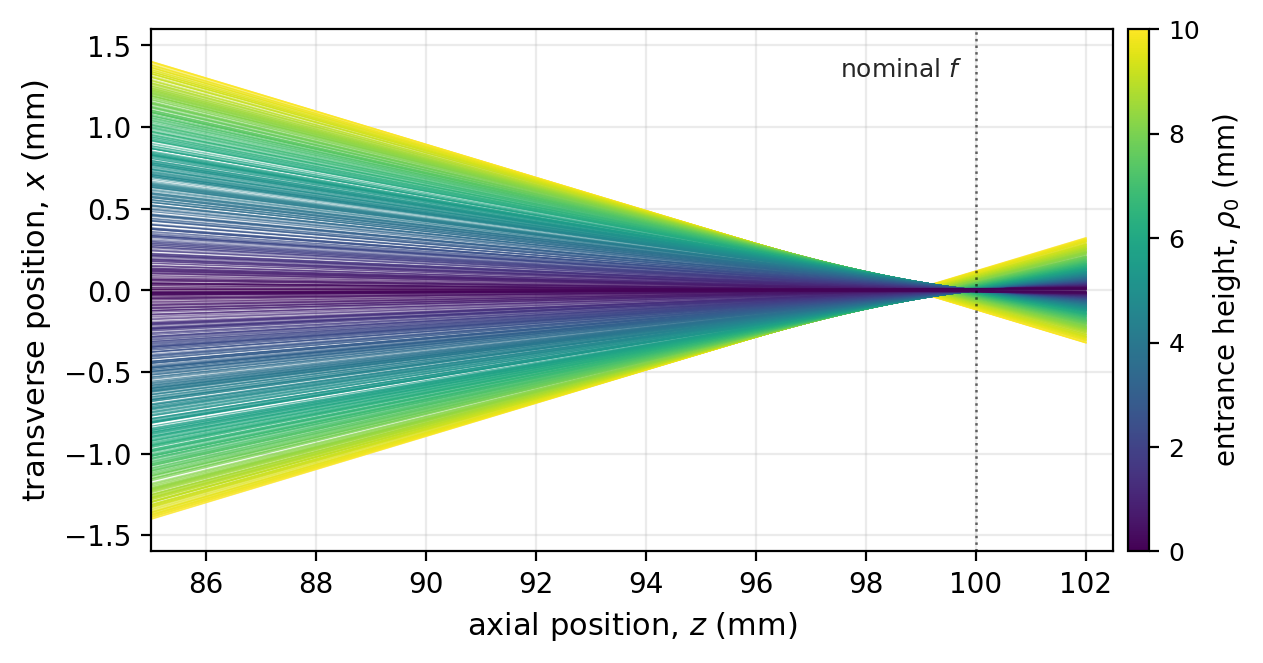

Python code for this plot:
"""Publication figure: meridional caustic of a biconvex thick lens.

Standalone counterpart to fig_paper_sa.py.  Same lens and beam, but instead of
plotting R90(z) per entrance-pupil zone we draw the continuous ray bundle in
the meridional (x, z) plane.  Rays at large entrance height rho_0 (yellow)
visibly cross the axis before rays near the axis (violet), producing the
classic "teacup" caustic that IS the signature of primary spherical aberration.

How the "continuous" rays are drawn
-----------------------------------
PyTissueOptics logs a photon's (x, y, z) only at the surfaces it crosses.  For
this non-scattering scene the chosen surfaces are thin vacuum screens at 19
axial positions.  Between any two screens the photon travels in a straight line
(no scattering, no absorption), so joining the screen crossings of a given
photon by straight line segments gives its *exact* trajectory — no
interpolation error.  Doing this for ~1200 photons drawn from a meridional
slab (|y_0| < 0.5 mm) produces the publication figure.

Why inverse-rho balancing
-------------------------
Uniform-disc illumination (DirectionalSource) puts ~36% of photons in the
outer ring [8, 10) mm and only ~4% in the paraxial ring [0, 2) mm.  To keep
inner and outer zones visually balanced we pick ~60 rays from each of 20 equal
rho_0 bins, regardless of the underlying PDF.  The final plot therefore shows
rays uniformly spread in rho_0, not in photon count.

Environment variables
---------------------
N       : number of photons launched (default 500k on GPU).
NO_3D=1 : skip interactive 3D viewers at the end.
"""
import os
import numpy as np
import matplotlib.pyplot as plt
import matplotlib.cm as mcm
import matplotlib.colors as mcolors
from pytissueoptics import (
    Cuboid, DirectionalSource, EnergyLogger, ScatteringMaterial,
    ScatteringScene, SymmetricLens, Vector, hardwareAccelerationIsAvailable,
)
from pytissueoptics.rayscattering.energyLogging import PointCloudFactory

# ---------------------------------------------------------------------------
# 1. Configuration
# ---------------------------------------------------------------------------
# 500k photons is plenty for ~1200 selected meridional rays; the rest are just
# pool we sample from.  Fixed seed for reproducibility of which rays are drawn.
N = int(os.environ.get("N", 500_000 if hardwareAccelerationIsAvailable() else 5_000))
SEED = 42

# Lens + beam (match fig_paper_sa.py so the two figures describe the same
# experiment).
LENS_F, LENS_D, LENS_T, GLASS_N, BEAM_D = 100.0, 25.4, 3.6, 1.50, 20.0

# Meridional slab half-width: only photons launched with |y_0| < this value are
# kept.  Restricting to a thin slab lets us plot (z, x) as a 2D slice without
# projection artefacts — a photon with y_0 ~ 5 mm projected onto the x-z plane
# would mix its radial displacement into x and break the meridional picture.
MERIDIONAL_SLAB = 0.5   # mm

# 19 screens: sparse in the converging tails (every 2 mm from 85 to 95 mm),
# dense through the focal caustic (0.2-0.25 mm spacing from z=98 to z=101).
# More screens would give smoother trajectories but balloon kernel memory.
Z_SCREENS = np.array([85.0, 87.0, 89.0, 91.0, 93.0, 95.0, 96.5, 97.5,
                      98.25, 98.75, 99.1, 99.4, 99.7, 99.9, 100.1, 100.3,
                      100.6, 101.0, 102.0])

# ---------------------------------------------------------------------------
# 2. Build the scene
# ---------------------------------------------------------------------------
# `vacuum` has n=1, mu_s=mu_a=0 (nothing happens inside).  The screens are
# therefore invisible to a photon except as logging planes — when the photon
# crosses one, the logger writes a row [value, x, y, z, photon_ID].
glass, vacuum = ScatteringMaterial(n=GLASS_N), ScatteringMaterial()

# SymmetricLens solves the thick-lens equation for you: given (f, D, t, n) it
# picks the sphere radius R such that 1/f = (n-1)[2/R - (n-1)t/(nR^2)].
lens = SymmetricLens(f=LENS_F, diameter=LENS_D, thickness=LENS_T,
                     material=glass, position=Vector(0, 0, 0))

# Screens are thin (0.05 mm) vacuum cuboids.  The factor of 2 between this
# thickness and the minimum 0.1-mm screen spacing avoids the
# "partially-overlapping-solids" error that ScatteringScene raises.
screens, labels = [], []
for z in Z_SCREENS:
    lbl = f"s{z:.2f}"
    screens.append(Cuboid(40, 40, 0.05, position=Vector(0, 0, z + 0.025),
                          material=vacuum, label=lbl))
    labels.append(lbl)
scene = ScatteringScene([lens, *screens])

# Collimated 20 mm beam starting 20 mm upstream of the lens.  Seed fixes the
# per-photon launch (x, y) positions, which determine rho_0 = sqrt(x^2+y^2).
src = DirectionalSource(Vector(0, 0, -20), Vector(0, 0, 1), diameter=BEAM_D,
                        N=N, displaySize=5, seed=SEED)

# Entrance-pupil radius per photon (evaluated BEFORE propagation — the OpenCL
# kernel may overwrite its position buffer once it starts).  Collimated along
# +z, so x and y at launch are also x and y at the lens front face.
r0 = np.hypot(src._photons._positions[:, 0], src._photons._positions[:, 1])

# ---------------------------------------------------------------------------
# 3. Propagate
# ---------------------------------------------------------------------------
logger = EnergyLogger(scene)
src.propagate(scene, logger, showProgress=False)

# ---------------------------------------------------------------------------
# 4. Select meridional rays, balanced across entrance radius
# ---------------------------------------------------------------------------
# "Meridional" = photons launched near the x-z plane.  Any photon with small
# |y_0| remains close to y=0 throughout (lens refraction in a spherical system
# doesn't couple x and y for an axial object).
y0 = src._photons._positions[:, 1]
meridional = np.where(np.abs(y0) < MERIDIONAL_SLAB)[0]

# Stratified sampling: take 60 rays from each of 20 equal rho_0 bins in
# [0, 10) mm.  Result = ~1200 rays uniform in rho_0 (some bins may run out if
# the meridional slab is narrow, hence `min(60, len(in_bin))`).
rng = np.random.default_rng(0)
rho_bins = np.linspace(0, 10, 21)
chosen = []
for lo, hi in zip(rho_bins[:-1], rho_bins[1:]):
    in_bin = meridional[(r0[meridional] >= lo) & (r0[meridional] < hi)]
    if len(in_bin) == 0:
        continue
    k = min(60, len(in_bin))
    chosen.append(rng.choice(in_bin, k, replace=False))
chosen = np.concatenate(chosen)
print(f"  showing {len(chosen)} meridional rays (|y_0| < {MERIDIONAL_SLAB} mm)")

# ---------------------------------------------------------------------------
# 5. Build per-photon trajectories
# ---------------------------------------------------------------------------
# `traj[pid]` is a list of (z, x) tuples sorted by z.  We seed it with the
# launch point (z = -20) so the ray starts visibly from the source, not from
# the first screen.
traj = {int(i): [(-20.0, src._photons._positions[int(i), 0])] for i in chosen}

factory = PointCloudFactory(logger)
for z_val, lbl in zip(Z_SCREENS, labels):
    # Every photon's crossing into this screen's front face.
    pts = factory.getPointCloud(lbl, f"{lbl}_front").enteringSurfacePoints
    if pts is None or pts.shape[1] < 5:
        continue
    ids = pts[:, 4].astype(np.int64)
    # Filter to just the rays we're drawing.
    sel = np.isin(ids, chosen)
    for i in np.where(sel)[0]:
        traj[int(ids[i])].append((z_val, pts[i, 1]))

# ---------------------------------------------------------------------------
# 6. Plot
# ---------------------------------------------------------------------------
# 6.2 x 3.2 inches: wide aspect appropriate for a ray diagram that spans ~17 mm
# in z and only ~3 mm in x.
fig, ax = plt.subplots(figsize=(6.2, 3.2), constrained_layout=True)
cmap = plt.get_cmap("viridis")

# Draw marginal (large rho_0) rays first so paraxial rays render on top — the
# inner rays carry more physical significance (define the nominal focus).
sorted_pids = sorted(traj.keys(), key=lambda p: -r0[p])
for pid in sorted_pids:
    pts_list = traj[pid]
    if len(pts_list) < 2:
        continue
    arr = np.asarray(pts_list)
    # Polyline is the TRUE trajectory: in vacuum between screens the photon
    # travels in a straight line, so connecting crossing points is exact.
    c = cmap(r0[pid] / 10.0)
    ax.plot(arr[:, 0], arr[:, 1], "-", color=c, lw=0.4, alpha=0.45,
            rasterized=True)

# Reference line at the nominal paraxial focal length.
ax.axvline(LENS_F, color="k", ls=":", lw=0.9, alpha=0.6)
ax.annotate(r"nominal $f$", xy=(LENS_F, 1.35), xytext=(LENS_F - 0.25, 1.35),
            ha="right", va="center", fontsize=9, color="k", alpha=0.85)

# Publication-standard axis labels: "quantity, symbol (unit)".
ax.set_xlabel(r"axial position, $z$ (mm)", fontsize=11)
ax.set_ylabel(r"transverse position, $x$ (mm)", fontsize=11)
ax.set_xlim(85, 102.5)
ax.set_ylim(-1.6, 1.6)
ax.tick_params(axis="both", labelsize=10)
ax.grid(alpha=0.25)

# Colorbar for rho_0.  `ScalarMappable` is needed because the colours were
# applied manually per polyline (no direct mappable from ax.plot).
sm = mcm.ScalarMappable(cmap="viridis", norm=mcolors.Normalize(0, 10))
sm.set_array([])
cbar = fig.colorbar(sm, ax=ax, pad=0.015, aspect=25)
cbar.set_label(r"entrance height, $\rho_0$ (mm)", fontsize=10)
cbar.ax.tick_params(labelsize=9)

# Save PDF (300 dpi, paper) and PNG (200 dpi, quick preview).
out = os.path.dirname(os.path.abspath(__file__))
for ext, dpi in [("pdf", 300), ("png", 200)]:
    path = os.path.join(out, f"fig_paper_caustic.{ext}")
    fig.savefig(path, dpi=dpi, bbox_inches="tight")
    print(f"[save] {path}")

# ---------------------------------------------------------------------------
# 7. Optional 3D visualization
# ---------------------------------------------------------------------------
# Pops Mayavi windows (needs a real display).  Skipped under NO_3D=1 or
# headless CI environments.
if os.environ.get("NO_3D") != "1":
    from pytissueoptics import Viewer, PointCloudStyle
    print("\n[3D] Showing setup (close window to continue) ...")
    scene.show(source=src)
    print("[3D] Showing post-propagation photon cloud (close window to exit) ...")
    Viewer(scene, src, logger).show3D(
        pointCloudStyle=PointCloudStyle(showSolidPoints=False))
